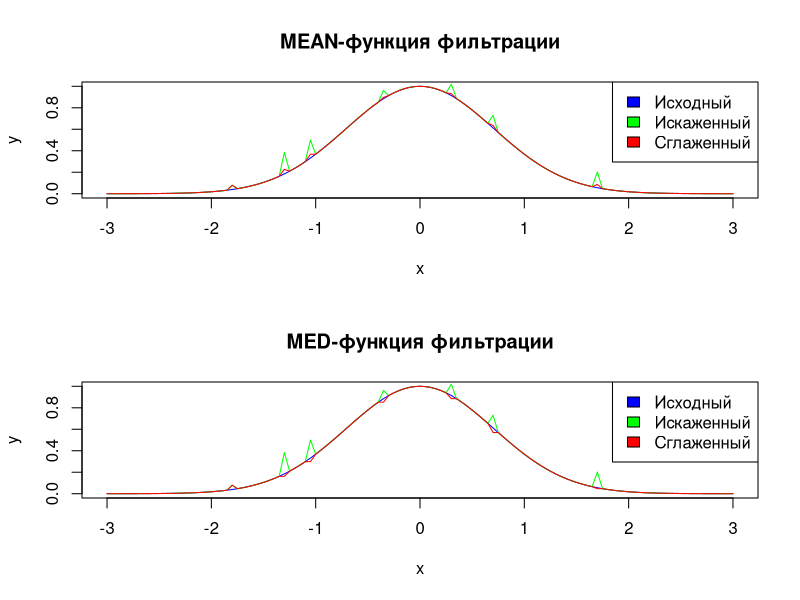

This chart was generated by the following R code:
lab08 <- function(){
  F <- 3
  dt <- 0.05
  x <- seq(-F, F, dt)
  yx <- mygaussignal(x)
  uxbase <- mygaussignal(x)
  ux <- mygaussignal(x)
  N <- length(yx)
  
  a <- 0.25
  epsv <- 0.05
  
  px <- a * runif(7)
  
  pos <- c(25, 35, 40, 54, 67, 75, 95)
  pxx <- length(pos)
  
  for (i in 1:pxx){
    ux[pos[i]] <- ux[pos[i]] + px[i]
    uxbase[pos[i]] <- uxbase[pos[i]] + px[i]
  }
  
  for (i in 1:N){
    smth <- mean(ux, i)
    if (abs(ux[i] - smth) > epsv){
      ux[i] <- smth
    }
  }
  
  par(mfrow = c(2,1))
  plot(x, yx, type='l', col='blue', xlab='x', ylab='y', main='MEAN-функция фильтрации')
  lines(x, uxbase, col='green')
  lines(x, ux, col='red')
  legend("topright", c('Исходный', 'Искаженный', 'Сглаженный'), fill=c('blue', 'green', 'red'))
  
  uxbase <- mygaussignal(x)
  ux <- mygaussignal(x)
  
  for (i in 1:pxx){
    ux[pos[i]] <- ux[pos[i]] + px[i]
    uxbase[pos[i]] <- uxbase[pos[i]] + px[i]
  }
  
  for (i in 1:N){
    smth <- med(uxbase, i)
    if (abs(ux[i] - smth) > epsv){
      ux[i] <- smth
    }
  }
  
  plot(x, yx, type='l', col='blue', xlab='x', ylab='y', main='MED-функция фильтрации')
  lines(x, uxbase, col='green')
  lines(x, ux, col='red')
  legend("topright", c('Исходный', 'Искаженный', 'Сглаженный'), fill=c('blue', 'green', 'red'))
}

mean <- function(ux, i){
  r <- 0
  imin <- i - 2
  imax <- i + 2
  for (j in imin:imax){
    if (j > 0 && j < (length(ux) + 1)){
      r <- r + ux[j]
    }
  }
  r <- r / 5
  return(r)
}

med <- function(ux, i){
  imin <- i - 1
  imax <- i + 1
  if (imin < 1){
    ir <- ux[imax]
  } else {
    if (imax > length(ux)){
      ir <- ux[imin]
    } else {
      if (ux[imax] > ux[imin]){
        ir <- ux[imin]
      } else {
        ir <- ux[imax]
      }
    }
  }
  return(ir)
}

mygaussignal <- function(x){
  a <- 1
  sigma <- 1
  y <- a * exp(-x^2 / sigma^2)
  return(y)
}

lab08()